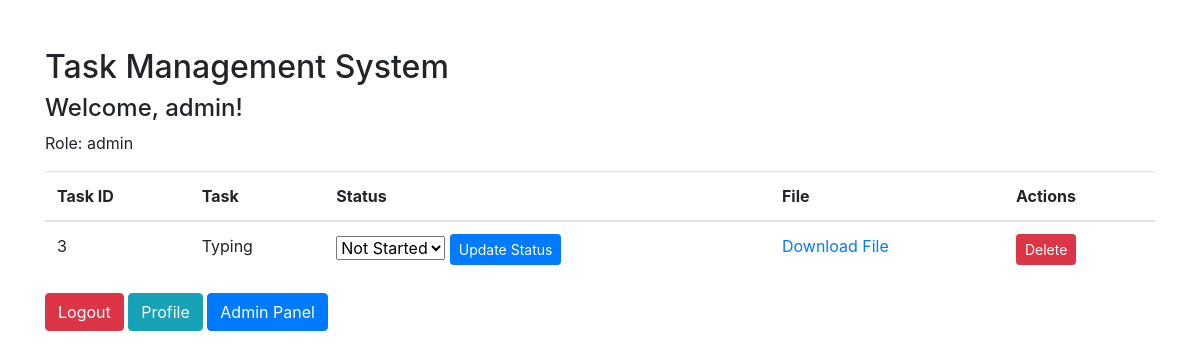
Page / (signed in) on the earlier database version.
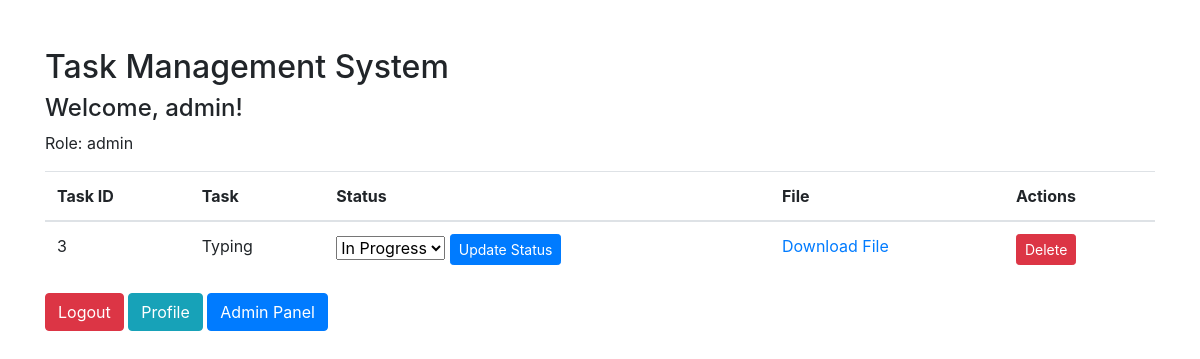
Same page on the later database version.
### tables this page shows
CREATE TABLE tasks (
    id INTEGER PRIMARY KEY AUTOINCREMENT,
    task TEXT NOT NULL,
    status TEXT NOT NULL,
    user_id INTEGER, file_path TEXT,
    FOREIGN KEY (user_id) REFERENCES users (id)
);

### app.py (the view)
@app.route('/')
def home():
    if 'user_id' not in session:
        flash('You need to log in first.', 'danger')
        return redirect(url_for('login'))
    conn = get_db_connection()
    cursor = conn.cursor()
    cursor.execute('SELECT * FROM tasks')
    tasks = cursor.fetchall()
    conn.close()
    return render_template('home.html', tasks=tasks, username=session['username'], role=session['role'], os=os)  # Pass os module to template context

### app.py (called while the page is built)
def get_db_connection():
    conn = sqlite3.connect('users.db')
    conn.row_factory = sqlite3.Row
    return conn

### templates/home.html (shortened to what this page needs)
<!DOCTYPE html>
<html lang="en">
<head>
    <link rel="stylesheet" href="https://stackpath.bootstrapcdn.com/bootstrap/4.3.1/css/bootstrap.min.css">
</head>
<body>
  <div class="container">
    <h2 class="mt-5">Task Management System</h2>
    <h4>Welcome, {{ username }}!</h4>
    <p>Role: {{ role }}</p>
    <table class="table mt-3">
      <thead>
        <tr>
          <th>Task ID</th>
          <th>Task</th>
          <th>Status</th>
          <th>File</th>
          {% if role == 'admin' %}
            <th>Actions</th>
          {% endif %}
        </tr>
      </thead>
      <tbody>
        {% for task in tasks %}
          <tr>
            <td>{{ task['id'] }}</td>
            <td>{{ task['task'] }}</td>
            <td>
              <form action="{{ url_for('update_task', task_id=task['id']) }}" method="post">
                <select name="status">
                  <option value="not started" {% if task['status'] == 'not started' %} selected {% endif %}>Not Started</option>
                  <option value="in progress" {% if task['status'] == 'in progress' %} selected {% endif %}>In Progress</option>
                </select>
                <button type="submit" class="btn btn-sm btn-primary">Update Status</button>
              </form>
            </td>
            <td>
              {% if task['file_path'] %}
                <a href="{{ url_for('download_file', filename=os.path.basename(task['file_path'])) }}">Download File</a>
              {% else %}
                No file uploaded
              {% endif %}
            </td>
            {% if role == 'admin' %}
              <td>
                <form action="{{ url_for('delete_task', task_id=task['id']) }}" method="post">
                  <button type="submit" class="btn btn-sm btn-danger">Delete</button>
                </form>
              </td>
            {% endif %}
          </tr>
        {% endfor %}
      </tbody>
    </table>
    <a href="{{ url_for('logout') }}" class="btn btn-danger">Logout</a>
    <a href="{{ url_for('profile') }}" class="btn btn-info">Profile</a>
    {% if role == 'admin' %}
        <a href="{{ url_for('admin') }}" class="btn btn-primary">Admin Panel</a>
    {% endif %}
  </div>
</body>
</html>

Differences in the rows shown:
changed tasks "Typing": status "Not Started" → "In Progress"
